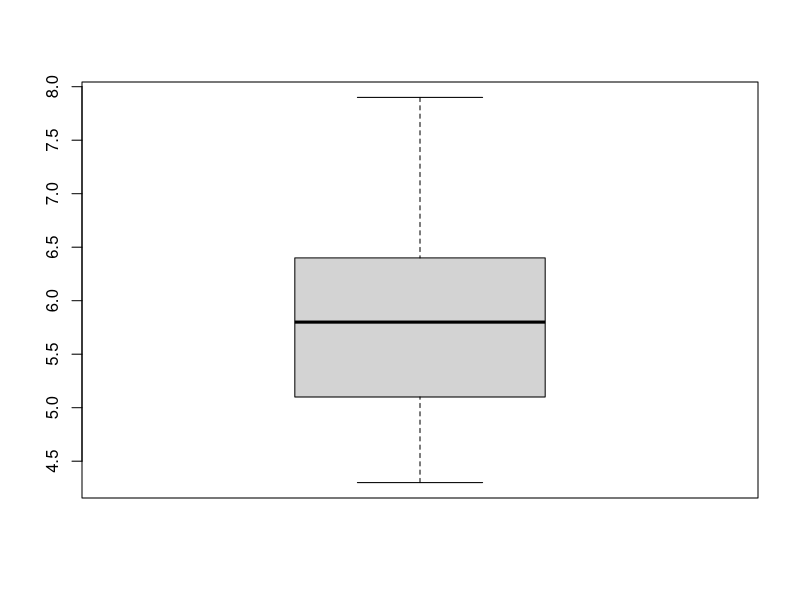
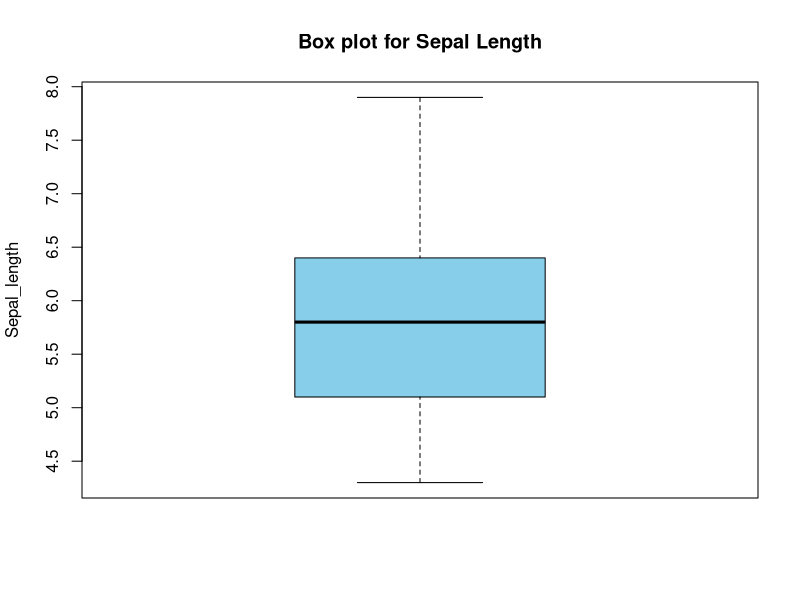
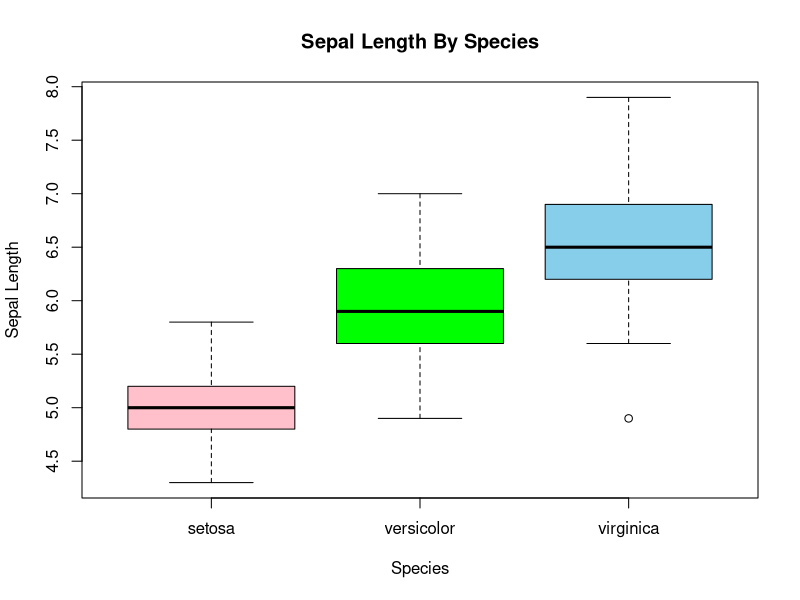
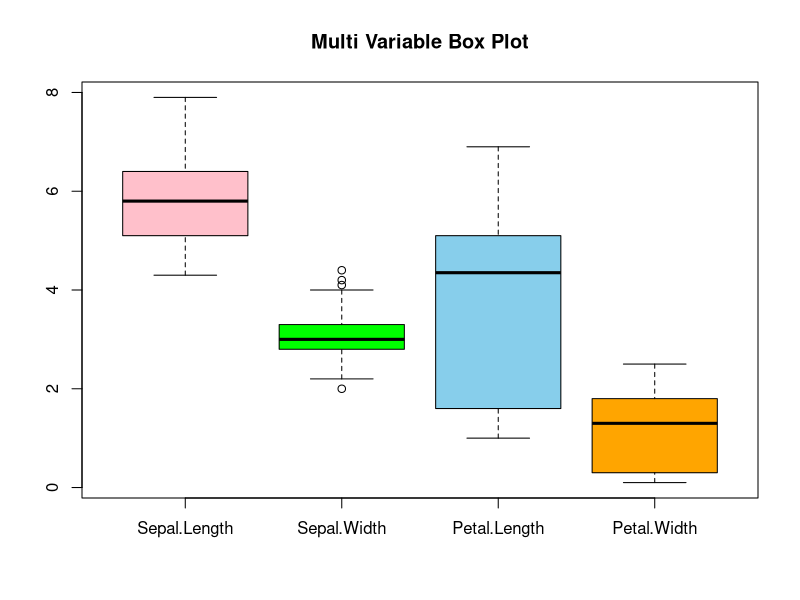
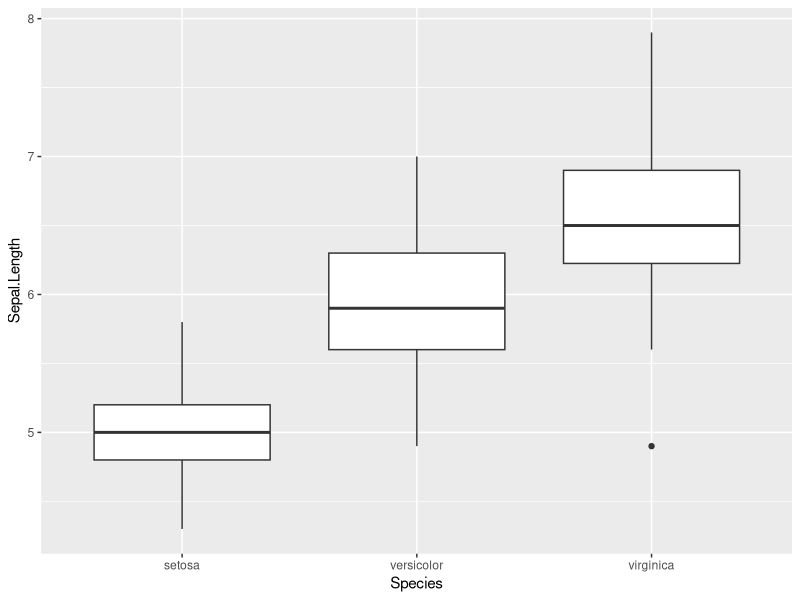
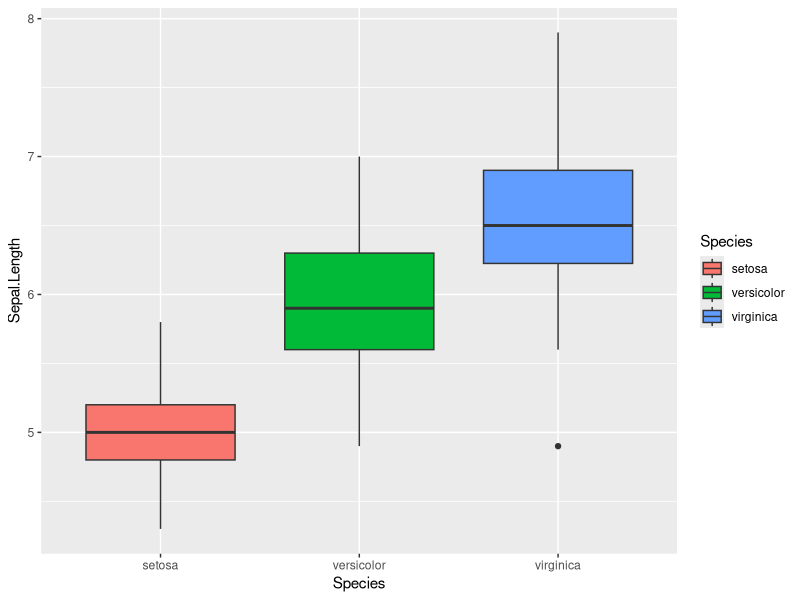
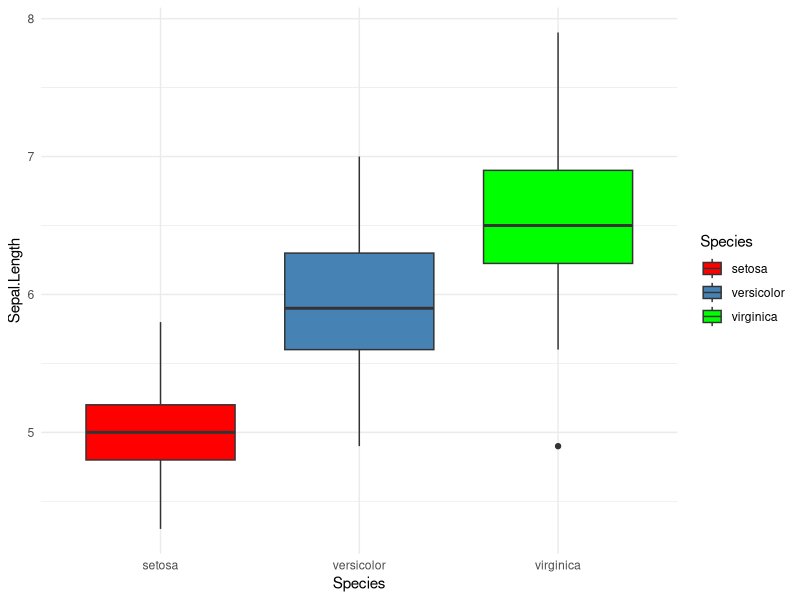

Source code (R) for these figures, in order:
#Load the Data
data(iris)
#Understand the Data
str(iris)
View(iris)
class(iris)
?iris
#Basic box plot

boxplot(iris$Sepal.Length)

boxplot(iris$Sepal.Length,
        main = "Box plot for Sepal Length",
        ylab = "Sepal_length",
        col = "skyblue")

boxplot(Sepal.Length ~ Species,
        data = iris,
        main = "Sepal Length By Species",
        xlab = "Species",
        ylab = "Sepal Length",
        col = c("pink","green","skyblue"))

boxplot(iris[,1:4],
        main = "Multi Variable Box Plot",
        col = c("pink","green","skyblue","orange"))

library(ggplot2)

ggplot(iris,
       aes(x=Species, y=Sepal.Length))+
  geom_boxplot()

ggplot(iris, aes(x = Species, y = Sepal.Length, fill = Species)) + 
  geom_boxplot()
theme_minimal()

ggplot(iris, aes(x = Species, y = Sepal.Length, fill = Species)) + 
  geom_boxplot() + 
  scale_fill_manual(
    values = c(
      "setosa" = "red",
      "versicolor" = "steelblue",
      "virginica" = "green"
    )
  ) + 
  theme_minimal()
